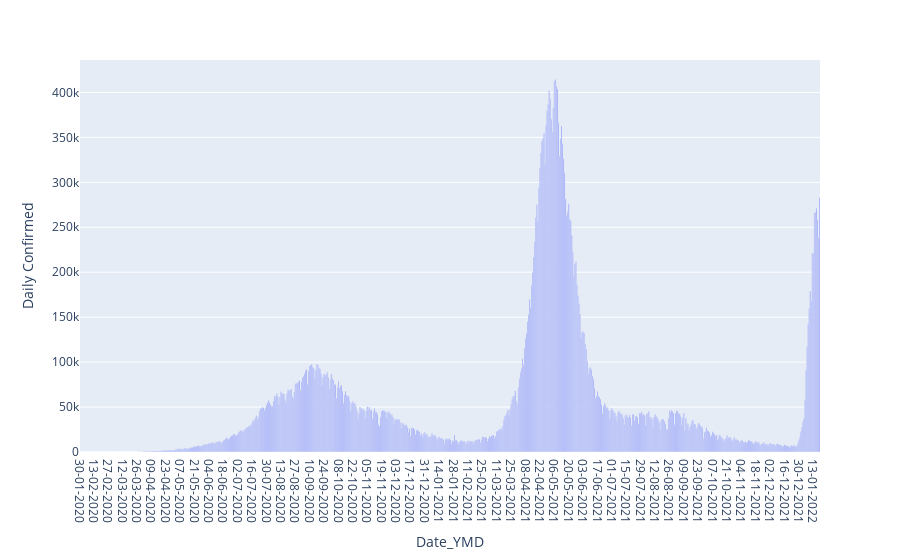

Notebook code for this chart:
### Code cell
import plotly.express as px
fig = px.bar(data, x='Date_YMD', y='Daily Confirmed')
fig.show()

### Figure 1 — Plotly figure (JSON) as saved in the notebook; plotly's stock layout.template omitted (floating-point values rounded to 4 significant figures; data arrays with more than 128 entries replaced by an {"elided": "..."} marker saying what was removed)
{"data": [{"alignmentgroup": "True", "hovertemplate": "Date_YMD=%{x}<br>Daily Confirmed=%{y}<extra></extra>", "legendgroup": "", "marker": {"color": "#636efa", "pattern": {"shape": ""}}, "name": "", "offsetgroup": "", "orientation": "v", "showlegend": false, "textposition": "auto", "type": "bar", "x": {"elided": "720 str values"}, "xaxis": "x", "y": {"elided": "720 int values"}, "yaxis": "y"}], "layout": {"barmode": "relative", "legend": {"tracegroupgap": 0}, "margin": {"t": 60}, "xaxis": {"anchor": "y", "domain": [0, 1], "title": {"text": "Date_YMD"}}, "yaxis": {"anchor": "x", "domain": [0, 1], "title": {"text": "Daily Confirmed"}}}}
